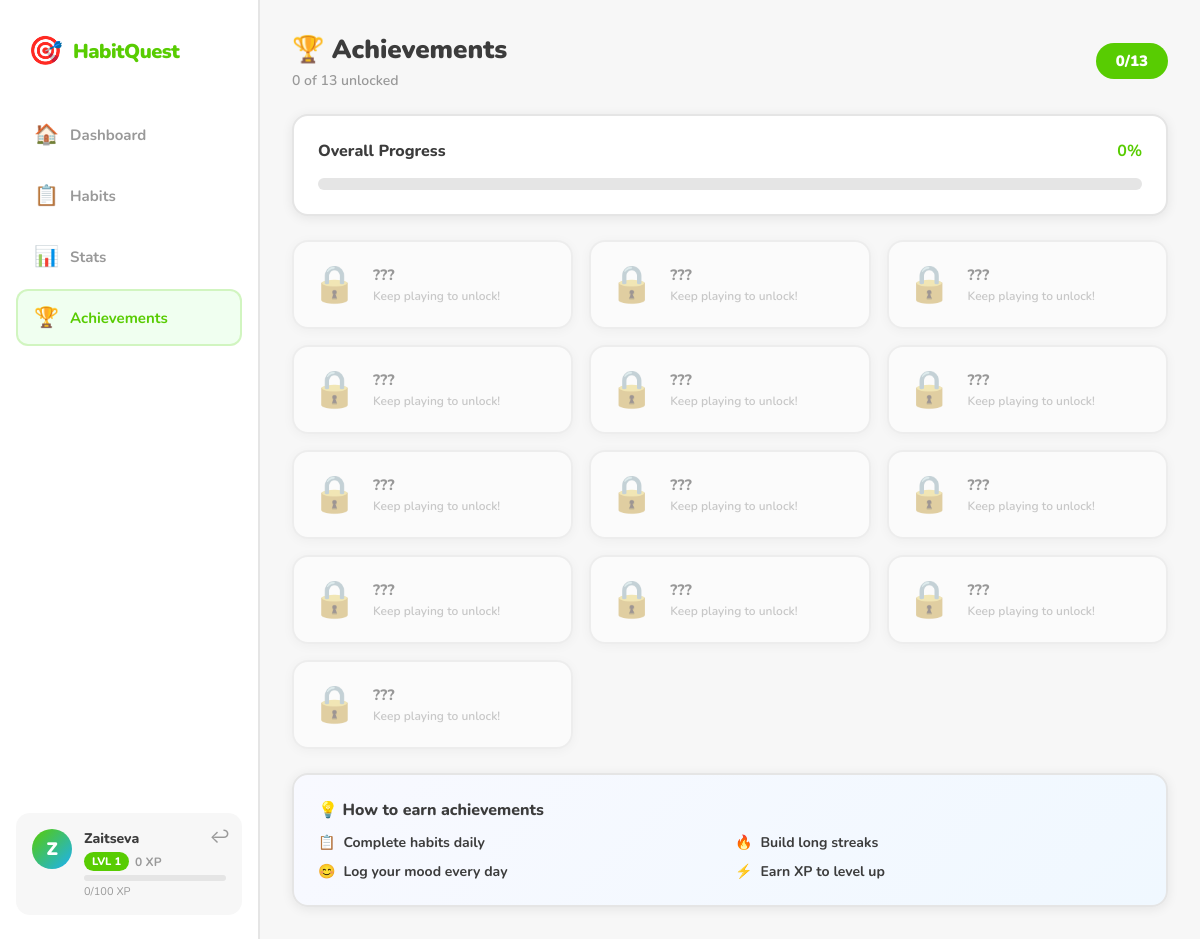
The app's page /achievements (signed in) with its own data.
### tables this page shows
CREATE TABLE users (
        id INTEGER PRIMARY KEY AUTOINCREMENT,
        username TEXT UNIQUE NOT NULL,
        password TEXT NOT NULL,
        xp INTEGER DEFAULT 0,
        created_at TIMESTAMP DEFAULT CURRENT_TIMESTAMP);

### routes/achievements.py (the view)
@bp.route("/achievements")
def achievements():
    if "user_id" not in session: return redirect("/")
    user = User.get_by_id(session["user_id"])
    all_ach = Achievement.get_all_with_status(user.id)
    unlocked_count = sum(1 for a in all_ach if a["unlocked"])
    xp_in_level, xp_needed, pct = user.get_xp_in_level()
    return render_template("achievements.html",
        user=user, achievements=all_ach,
        unlocked_count=unlocked_count, total_count=len(all_ach),
        level=user.get_level(), xp_in_level=xp_in_level, xp_needed=xp_needed, xp_pct=pct)

### db.py (called while the page is built)
def get_connection():
    conn = sqlite3.connect(DB_NAME)
    conn.row_factory = sqlite3.Row
    return conn

### models/achievement.py (called while the page is built)
    @staticmethod
    def get_unlocked_keys(user_id):
        conn = get_connection()
        rows = conn.execute("SELECT key FROM achievements WHERE user_id=?", (user_id,)).fetchall()
        conn.close()
        return {r["key"] for r in rows}

    @staticmethod
    def get_all_with_status(user_id):
        unlocked = Achievement.get_unlocked_keys(user_id)
        return [{"key":k,"title":v["title"],"description":v["description"],"icon":v["icon"],"unlocked":k in unlocked}
                for k,v in ACH_DEFS.items()]

### models/user.py (called while the page is built)
    @staticmethod
    def get_by_id(user_id):
        conn = get_connection()
        row = conn.execute("SELECT * FROM users WHERE id=?", (user_id,)).fetchone()
        conn.close()
        return User(**dict(row)) if row else None

    def get_level(self):
        xp, level, needed = self.xp, 1, LEVEL_BASE
        while xp >= needed:
            xp -= needed; level += 1; needed = LEVEL_BASE + (level-1)*LEVEL_INCREMENT
        return level

    def get_xp_in_level(self):
        xp, level, needed = self.xp, 1, LEVEL_BASE
        while xp >= needed:
            xp -= needed; level += 1; needed = LEVEL_BASE + (level-1)*LEVEL_INCREMENT
        pct = int((xp/needed)*100) if needed else 0
        return xp, needed, pct

### templates/achievements.html (shortened to what this page needs)
{% extends "base.html" %}
{% block content %}
<div class="page-header">
  <div><h1 class="page-title">🏆 Achievements</h1><p class="page-sub">{{ unlocked_count }} of {{ total_count }} unlocked</p></div>
  <div class="achievement-progress-pill">{{ unlocked_count }}/{{ total_count }}</div>
</div>
<div class="card" style="margin-bottom:24px">
  <div class="card-header-row"><h3 class="card-title">Overall Progress</h3><span style="font-weight:700;color:#58CC02">{{ ((unlocked_count/total_count)*100)|int }}%</span></div>
  <div class="level-bar-wrap"><div class="level-bar" style="width:{{ ((unlocked_count/total_count)*100)|int }}%"></div></div>
</div>
<div class="achievements-grid">
  {% for a in achievements %}
  <div class="achievement-card {% if a.unlocked %}unlocked{% else %}locked{% endif %}">
    <div class="ach-icon">{{ a.icon if a.unlocked else '🔒' }}</div>
    <div class="ach-body">
      <div class="ach-title">{{ a.title if a.unlocked else '???' }}</div>
      <div class="ach-desc">{{ a.description if a.unlocked else 'Keep playing to unlock!' }}</div>
    </div>
  </div>
  {% endfor %}
</div>
<div class="card hint-card" style="margin-top:24px">
  <h3 class="card-title" style="margin-bottom:12px">💡 How to earn achievements</h3>
  <div class="hint-grid">
    <div class="hint-item"><span>📋</span> Complete habits daily</div>
    <div class="hint-item"><span>🔥</span> Build long streaks</div>
    <div class="hint-item"><span>😊</span> Log your mood every day</div>
    <div class="hint-item"><span>⚡</span> Earn XP to level up</div>
  </div>
</div>
{% endblock %}

### templates/base.html (shortened to what this page needs)
<!DOCTYPE html>
<html lang="en">
<head>
<link rel="stylesheet" href="{{ url_for('static', filename='main.css') }}">
</head>
<body>
<aside class="sidebar">
  <div class="sidebar-logo"><span class="logo-icon">🎯</span><span class="logo-text">HabitQuest</span></div>
  <nav class="sidebar-nav">
    <a href="/dashboard" class="nav-item {% if request.path=='/dashboard' %}active{% endif %}"><span class="nav-icon">🏠</span><span class="nav-label">Dashboard</span></a>
    <a href="/habits"    class="nav-item {% if request.path=='/habits'    %}active{% endif %}"><span class="nav-icon">📋</span><span class="nav-label">Habits</span></a>
    <a href="/stats"     class="nav-item {% if request.path=='/stats'     %}active{% endif %}"><span class="nav-icon">📊</span><span class="nav-label">Stats</span></a>
    <a href="/achievements" class="nav-item {% if request.path=='/achievements' %}active{% endif %}"><span class="nav-icon">🏆</span><span class="nav-label">Achievements</span></a>
  </nav>
  <div class="sidebar-user">
    <div class="user-avatar">{{ user.username[0].upper() }}</div>
    <div class="user-info">
      <div class="user-name">{{ user.username }}</div>
      <div class="user-level"><span class="level-badge">LVL {{ level }}</span><span class="xp-text">{{ user.xp }} XP</span></div>
      <div class="xp-bar-wrap"><div class="xp-bar" id="sidebar-xp-bar" style="width:{{ xp_pct }}%"></div></div>
      <div class="xp-sub" id="sidebar-xp-sub">{{ xp_in_level }}/{{ xp_needed }} XP</div>
    </div>
    <a href="/logout" class="logout-btn" title="Logout">↩</a>
  </div>
</aside>
<main class="main-content">{% block content %}{% endblock %}</main>
</body></html>

### static/main.css (style rules this page uses)
*,*::before,*::after { box-sizing:border-box;margin:0;padding:0 }
:root { --green:#58CC02;--green-dark:#46A302;--green-light:#f0fff0; --blue:#1CB0F6;--orange:#FF9600;--purple:#CE82FF;--red:#FF4B4B; --bg:#F7F7F7;--card:#FFFFFF;--border:#E5E5E5;--text:#3C3C3C;--text-light:#999; --sidebar-w:260px;--shadow:0 2px 12px rgba(0,0,0,.08);--shadow-hover:0 6px 24px rgba(0,0,0,.14);--radius:16px; }
body { font-family:'Nunito',-apple-system,BlinkMacSystemFont,sans-serif;background:var(--bg);color:var(--text);min-height:100vh;display:flex }
.sidebar { width:var(--sidebar-w);background:var(--card);border-right:2px solid var(--border);display:flex;flex-direction:column;position:fixed;top:0;left:0;bottom:0;z-index:100;padding:24px 16px }
.sidebar-logo { display:flex;align-items:center;gap:10px;padding:8px 12px;margin-bottom:28px }
.logo-icon { font-size:28px }
.logo-text { font-size:20px;font-weight:900;color:var(--green);letter-spacing:-.5px }
.sidebar-nav { flex:1;display:flex;flex-direction:column;gap:4px }
.nav-item { display:flex;align-items:center;gap:12px;padding:13px 16px;border-radius:12px;text-decoration:none;color:var(--text-light);font-weight:700;font-size:15px;transition:.15s;border:2px solid transparent }
.nav-item.active { background:var(--green-light);color:var(--green);border-color:rgba(88,204,2,.2) }
.nav-icon { font-size:20px;width:24px;text-align:center }
.sidebar-user { display:flex;align-items:flex-start;gap:12px;padding:16px;background:var(--bg);border-radius:14px;margin-top:auto;position:relative }
.user-avatar { width:40px;height:40px;border-radius:50%;background:linear-gradient(135deg,var(--green),var(--blue));display:flex;align-items:center;justify-content:center;color:white;font-weight:900;font-size:18px;flex-shrink:0 }
.user-info { flex:1;min-width:0 }
.user-name { font-weight:800;font-size:14px;white-space:nowrap;overflow:hidden;text-overflow:ellipsis }
.user-level { display:flex;align-items:center;gap:6px;margin:4px 0 }
.level-badge { background:var(--green);color:white;font-size:11px;font-weight:800;padding:2px 8px;border-radius:20px }
.xp-text { font-size:12px;color:var(--text-light);font-weight:700 }
.xp-bar-wrap { height:6px;background:var(--border);border-radius:10px;overflow:hidden;margin-top:2px }
.xp-sub { font-size:11px;color:var(--text-light);margin-top:3px }
.logout-btn { position:absolute;top:12px;right:12px;font-size:18px;color:var(--text-light);text-decoration:none;transition:.2s }
.main-content { margin-left:var(--sidebar-w);flex:1;padding:32px;max-width:calc(100vw - var(--sidebar-w)) }
.page-header { display:flex;align-items:center;justify-content:space-between;margin-bottom:24px }
.page-title { font-size:26px;font-weight:900 }
.page-sub { color:var(--text-light);font-size:14px;font-weight:600;margin-top:4px }
.card { background:var(--card);border-radius:var(--radius);padding:24px;box-shadow:var(--shadow);border:2px solid var(--border) }
.card-header-row { display:flex;align-items:center;justify-content:space-between;margin-bottom:16px }
.card-title { font-size:16px;font-weight:800 }
.level-bar-wrap { height:12px;background:var(--border);border-radius:20px;overflow:hidden }
.achievements-grid { display:grid;grid-template-columns:repeat(auto-fill,minmax(260px,1fr));gap:16px }
.achievement-progress-pill { background:var(--green);color:white;font-weight:900;font-size:15px;padding:8px 20px;border-radius:20px }
.achievement-card { display:flex;align-items:center;gap:16px;background:var(--card);border-radius:var(--radius);padding:18px;border:2px solid var(--border);box-shadow:var(--shadow);transition:all .2s;position:relative }
.achievement-card.locked { opacity:.5;filter:grayscale(.4) }
.ach-icon { font-size:36px;flex-shrink:0 }
.ach-body { flex:1 }
.ach-title { font-weight:800;font-size:15px }
.ach-desc { font-size:12px;color:var(--text-light);font-weight:600;margin-top:3px }
.hint-card { background:linear-gradient(135deg,#f8f9ff,#f0f8ff) }
.hint-grid { display:grid;grid-template-columns:repeat(2,1fr);gap:10px }
.hint-item { display:flex;align-items:center;gap:8px;font-weight:700;font-size:14px }

### records on screen
users: username "Z", username "Zaitseva", xp "0"

### other values on screen
{{ level }} "1"
{{ xp_in_level }} "0"
{{ xp_needed }} "100"
{{ unlocked_count }} "0"
{{ total_count }} "13"
{{ ((unlocked_count/total_count)*100)|int }} "0"
{{ a.icon if a.unlocked else '🔒' }} "🔒" "🔒" "🔒" "🔒" "🔒" "🔒" "🔒" "🔒" "🔒" "🔒" "🔒" "🔒" "🔒"
{{ a.title if a.unlocked else '???' }} "???" "???" "???" "???" "???" "???" "???" "???" "???" "???" "???" "???" "???"
{{ a.description if a.unlocked else 'Keep playing to unlock!' }} "Keep playing to unlock!" "Keep playing to unlock!" "Keep playing to unlock!" "Keep playing to unlock!" "Keep playing to unlock!" "Keep playing to unlock!" "Keep playing to unlock!" "Keep playing to unlock!" "Keep playing to unlock!" "Keep playing to unlock!" "Keep playing to unlock!" "Keep playing to unlock!" "Keep playing to unlock!"
